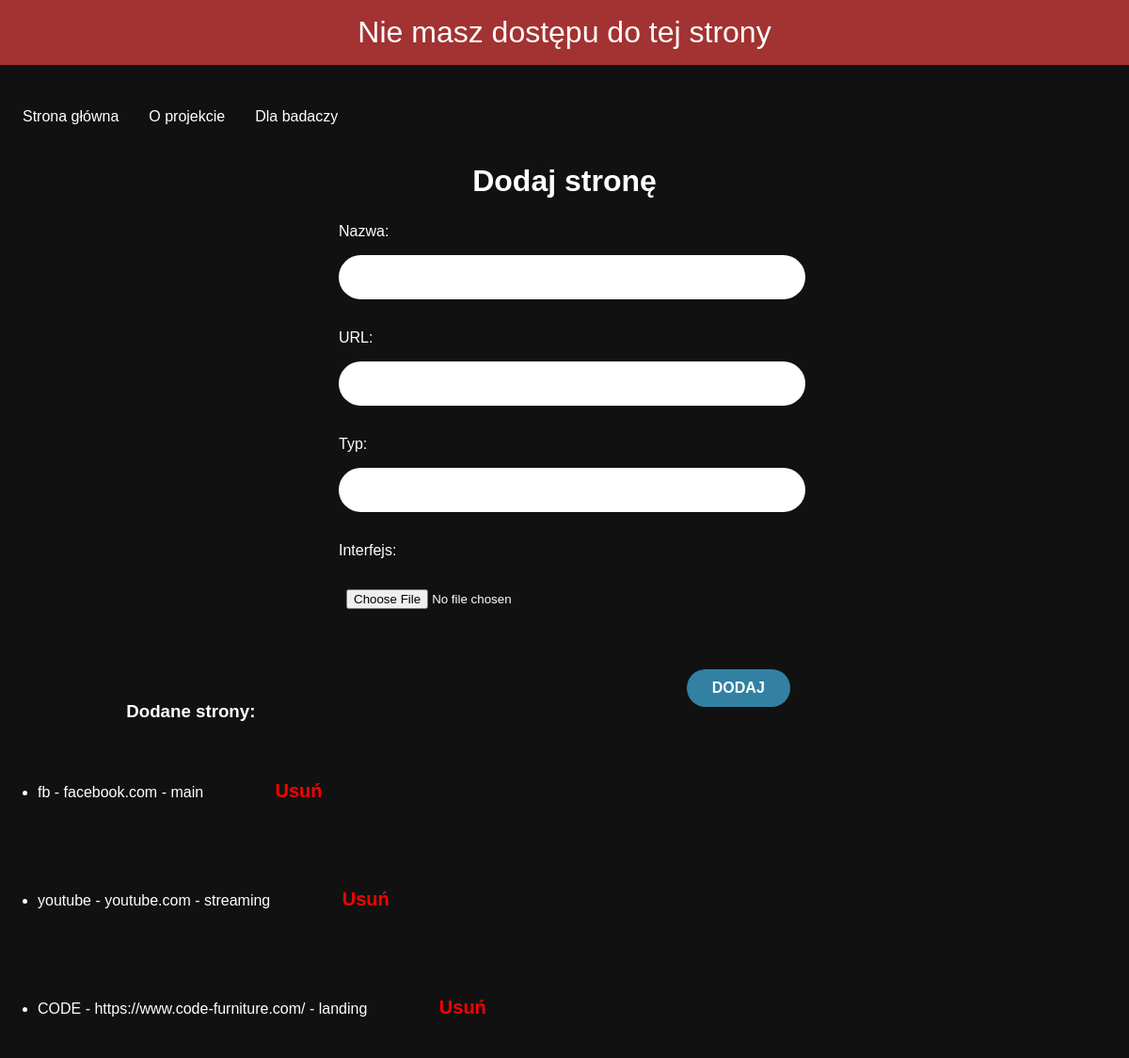
The page /site/add on the database as committed earlier.
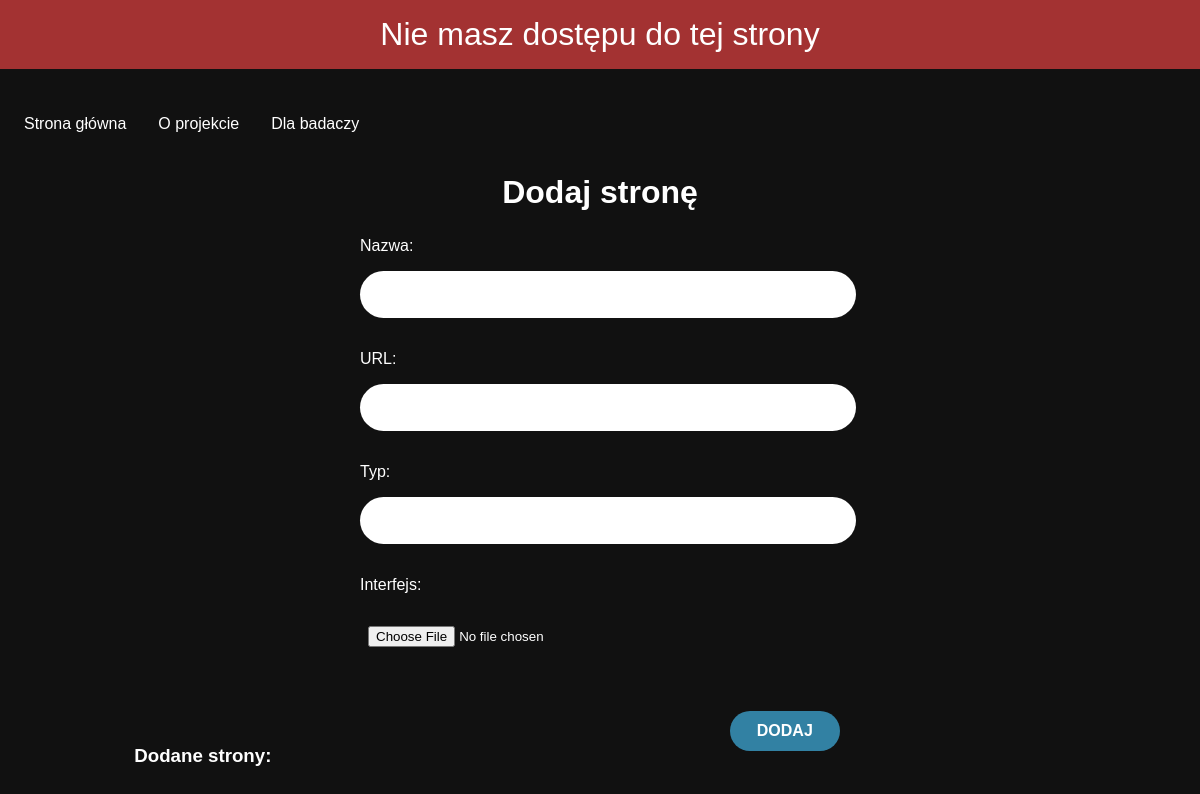
The same page on the database as committed later.
### app.py (models this page shows, shortened)
class Site(db.Model):
    id = db.Column(db.Integer, primary_key=True)
    name = db.Column(db.String(200), nullable=False)
    url = db.Column(db.String(200), nullable=False, unique=True)
    type = db.Column(db.String(200), nullable=False)
    picture = db.Column(db.String(200), nullable=True)

### app.py (the view, shortened to what this page needs)
@app.route('/site/add', methods=['GET', 'POST'])
def add_site():
    if is_not_logged():
        return redirect(url_for('index'))
    form = SiteForm()
    our_sites = Site.query.order_by(Site.id)
    return render_template("add_site.html", form=form, our_sites=our_sites)

### app.py
class SiteForm(FlaskForm):
    name = StringField("Nazwa: ", validators=[DataRequired()])
    url = StringField("URL: ", validators=[DataRequired()])
    type = StringField("Typ: ", validators=[DataRequired()])
    picture = FileField("Interfejs: ")
    submit = SubmitField("DODAJ")

### app.py (called while the page is built)
def is_not_logged():
    if 'logged' not in session or session['logged']==False:
        flash('Nie masz dostępu do tej strony')

### templates/add_site.html (shortened to what this page needs)
{% extends 'base.html' %}
{% block body %}
<h2>Dodaj stronę</h2>
<form action="/site/add" method="POST" enctype="multipart/form-data" class="site-form">
        {{ form.name.label(class="form-label")}}
        {{ form.name(class="form-control") }}
        {{ form.url.label(class="form-label") }}
        {{ form.url(class="form-control") }}
        {{ form.type.label(class="form-label") }}
        {{ form.type(class="form-control") }}
        {{ form.picture.label(class="form-label") }}
        {{ form.picture(class="form-control") }}
    {{ form.submit(class="btn btn-primary") }}
    <br>
</form>
<h3>Dodane strony:</h3>
<ul>
{% for our_site in our_sites %}
    <li>{{ our_site.name }} - {{ our_site.url }} - {{ our_site.type }}
        <form action="{{ url_for('delete_site', site_url=our_site.url) }}" method="post" style="display:inline;">
            <button type="submit" class="btn-delete">Usuń</button>
        </form>
    </li>
{% endfor %}
</ul>
{% endblock %}

Rows that differ between the two databases and show on the page:
removed Site: name "fb", url "facebook.com", type "main"
removed Site: name "youtube", url "youtube.com", type "streaming"
removed Site: name "CODE", url "https://www.code-furniture.com/", type "landing"
